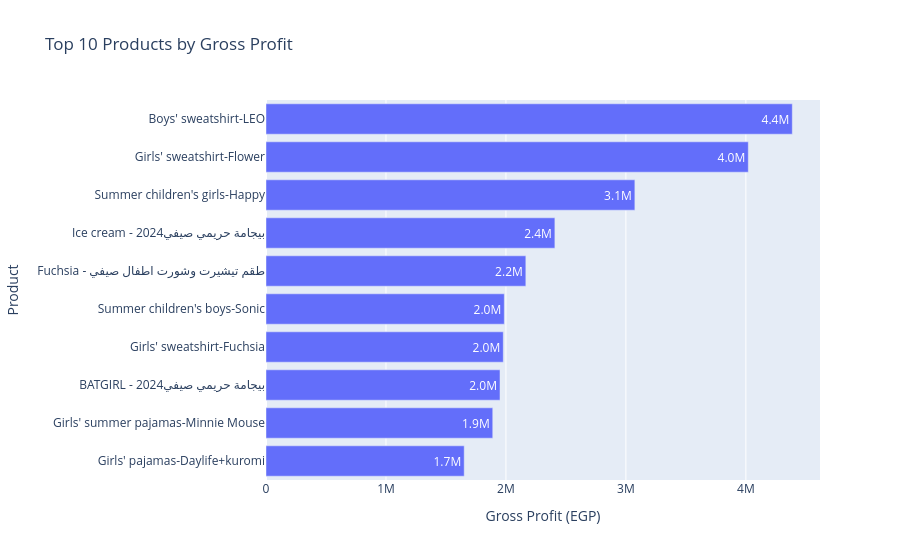

The notebook cell this image was saved under:
### Code cell
product_profit = (
    sales.groupby(["Product_ID", "Product_Name"], as_index=False)
    .agg(
        Gross_Profit=("Gross_Profit_EGP", "sum"),
        Net_Sales=("Net_Sales_EGP", "sum")
    )
    .sort_values("Gross_Profit", ascending=False)
)

top_10_products = product_profit.head(10).copy()

total_profit = sales["Gross_Profit_EGP"].sum()

top_10_profit = top_10_products["Gross_Profit"].sum()

top_10_share = (
    top_10_profit / total_profit * 100
    if total_profit != 0 else np.nan
)

print(f"Top 10 Products Gross Profit: EGP {top_10_profit:,.2f}")
print(f"Share of Total Gross Profit: {top_10_share:.2f}%")

fig = px.bar(
    top_10_products.sort_values("Gross_Profit"),
    x="Gross_Profit",
    y="Product_Name",
    orientation="h",
    title="Top 10 Products by Gross Profit",
    labels={
        "Gross_Profit": "Gross Profit (EGP)",
        "Product_Name": "Product"
    },
    hover_data=["Product_ID", "Net_Sales"],
    text_auto=".2s"
)

fig.update_layout(yaxis={"categoryorder": "total ascending"})
fig.show()

### Figure 1 — Plotly figure (JSON) as saved in the notebook; plotly's stock layout.template omitted (floating-point values rounded to 4 significant figures)
{"data": [{"customdata": [["P029", 9811000.0], ["P021", 8118747], ["P056", 9661000.0], ["P035", 9166000.0], ["P006", 6565000.0], ["P049", 7405608], ["P051", 19600000.0], ["P001", 16770000.0], ["P037", 22790000.0], ["P033", 16590000.0]], "hovertemplate": "Gross Profit (EGP)=%{x}<br>Product=%{y}<br>Product_ID=%{customdata[0]}<br>Net_Sales=%{customdata[1]}<extra></extra>", "legendgroup": "", "marker": {"color": "#636efa", "pattern": {"shape": ""}}, "name": "", "orientation": "h", "showlegend": false, "textposition": "auto", "texttemplate": "%{x:.2s}", "type": "bar", "x": [1652000.0, 1890000.0, 1951000.0, 1978000.0, 1986000.0, 2166000.0, 2408000.0, 3075000.0, 4020000.0, 4387000.0], "xaxis": "x", "y": ["Girls' pajamas-Daylife+kuromi", "Girls' summer pajamas-Minnie Mouse", "BATGIRL - بيجامة حريمي صيفي2024", "Girls' sweatshirt-Fuchsia", "Summer children's boys-Sonic", "Fuchsia - طقم تيشيرت وشورت اطفال صيفي", "Ice cream - بيجامة حريمي صيفي2024", "Summer children's girls-Happy", "Girls' sweatshirt-Flower", "Boys' sweatshirt-LEO"], "yaxis": "y"}], "layout": {"barmode": "relative", "legend": {"tracegroupgap": 0}, "title": {"text": "Top 10 Products by Gross Profit"}, "xaxis": {"anchor": "y", "domain": [0, 1], "title": {"text": "Gross Profit (EGP)"}}, "yaxis": {"anchor": "x", "categoryorder": "total ascending", "domain": [0, 1], "title": {"text": "Product"}}}}
